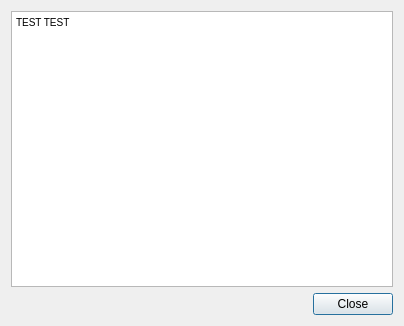
<?xml version="1.0" encoding="UTF-8"?>
<ui version="4.0">
 <class>Dialog</class>
 <widget class="QDialog" name="Dialog">
  <property name="geometry">
   <rect>
    <x>0</x>
    <y>0</y>
    <width>404</width>
    <height>326</height>
   </rect>
  </property>
  <property name="windowTitle">
   <string>Dialog</string>
  </property>
  <layout class="QGridLayout" name="gridLayout">
   <item row="0" column="0">
    <widget class="QTextEdit" name="textEdit_help">
     <property name="readOnly">
      <bool>true</bool>
     </property>
     <property name="html">
      <string>&lt;!DOCTYPE HTML PUBLIC &quot;-//W3C//DTD HTML 4.0//EN&quot; &quot;http://www.w3.org/TR/REC-html40/strict.dtd&quot;&gt;
&lt;html&gt;&lt;head&gt;&lt;meta name=&quot;qrichtext&quot; content=&quot;1&quot; /&gt;&lt;style type=&quot;text/css&quot;&gt;
p, li { white-space: pre-wrap; }
&lt;/style&gt;&lt;/head&gt;&lt;body style=&quot; font-family:'MS Shell Dlg 2'; font-size:7.8pt; font-weight:400; font-style:normal;&quot;&gt;
&lt;p style=&quot; margin-top:0px; margin-bottom:0px; margin-left:0px; margin-right:0px; -qt-block-indent:0; text-indent:0px;&quot;&gt;TEST TEST&lt;/p&gt;&lt;/body&gt;&lt;/html&gt;</string>
     </property>
    </widget>
   </item>
   <item row="1" column="0">
    <widget class="QDialogButtonBox" name="buttonBox">
     <property name="enabled">
      <bool>true</bool>
     </property>
     <property name="orientation">
      <enum>Qt::Horizontal</enum>
     </property>
     <property name="standardButtons">
      <set>QDialogButtonBox::Close</set>
     </property>
    </widget>
   </item>
  </layout>
 </widget>
 <resources/>
 <connections>
  <connection>
   <sender>buttonBox</sender>
   <signal>accepted()</signal>
   <receiver>Dialog</receiver>
   <slot>accept()</slot>
   <hints>
    <hint type="sourcelabel">
     <x>248</x>
     <y>254</y>
    </hint>
    <hint type="destinationlabel">
     <x>157</x>
     <y>274</y>
    </hint>
   </hints>
  </connection>
  <connection>
   <sender>buttonBox</sender>
   <signal>rejected()</signal>
   <receiver>Dialog</receiver>
   <slot>reject()</slot>
   <hints>
    <hint type="sourcelabel">
     <x>316</x>
     <y>260</y>
    </hint>
    <hint type="destinationlabel">
     <x>286</x>
     <y>274</y>
    </hint>
   </hints>
  </connection>
 </connections>
</ui>
